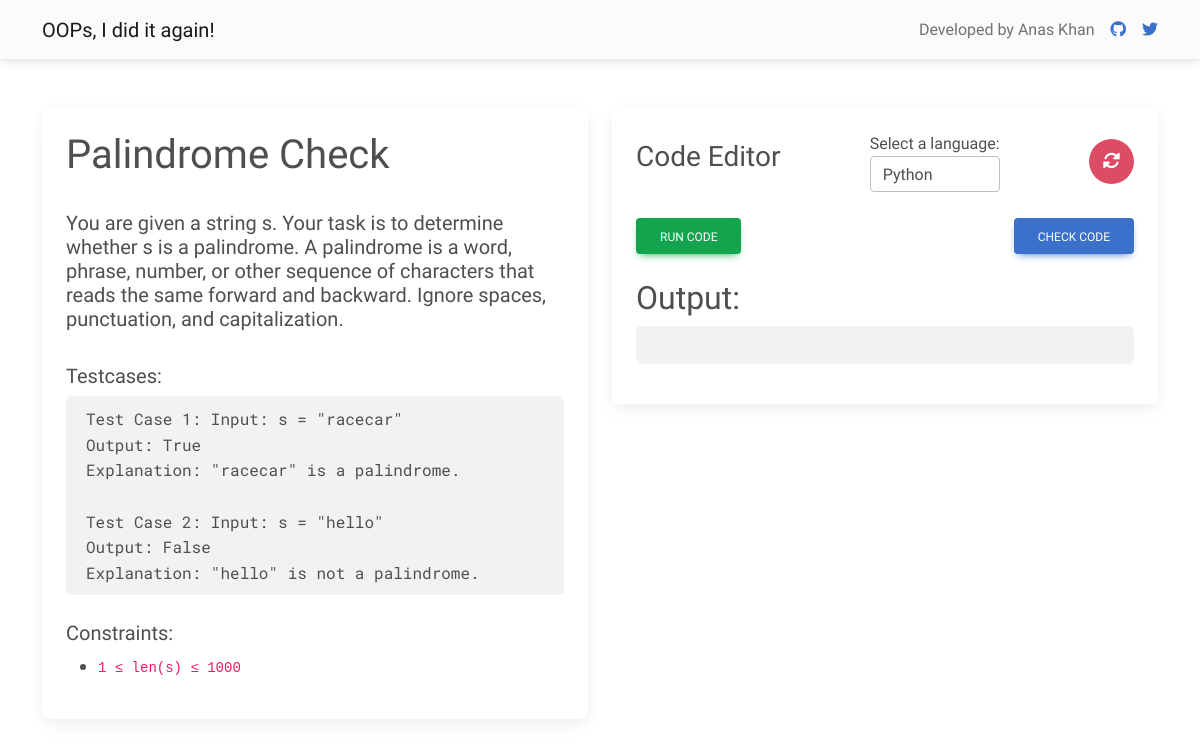
Page /problems/4 on the committed database.
### tables this page shows
CREATE TABLE problems (
        problem_id INTEGER PRIMARY KEY,
        problem_name TEXT,
        problem_description TEXT,
        test_cases TEXT,
        constraints TEXT,
        boiler_code_python TEXT,
        function_call_python TEXT,
        boiler_code_cpp TEXT,
        function_call_cpp TEXT,
        boiler_code_java TEXT,
        function_call_java TEXT,
        testing_code TEXT
    );

### app.py (the view)
@app.route('/problems/<problem_id>')
def problem_view(problem_id):
    problem_info = db.execute("SELECT * from problems WHERE problem_id = ?", problem_id)[0]
    return render_template('questions.html', problem_info=problem_info)

### app.py (called while the page is built)
@app.before_request
def log_request_info():
    ip_address = request.remote_addr
    user_agent = request.headers.get('User-Agent')
    http_method = request.method
    url = request.url
    db.execute("INSERT INTO request_logs (ip_address, user_agent, http_method, url) VALUES (? ,? ,? , ?)",
    ip_address, user_agent, http_method, url)

### templates/questions.html (shortened to what this page needs)
<!DOCTYPE html>
<html lang="en">
    <head>
        <link href="https://cdnjs.cloudflare.com/ajax/libs/font-awesome/6.0.0/css/all.min.css" rel="stylesheet">
        <link href="https://cdnjs.cloudflare.com/ajax/libs/mdb-ui-kit/6.4.2/mdb.min.css" rel="stylesheet">
        <link rel="stylesheet" href="https://cdnjs.cloudflare.com/ajax/libs/codemirror/5.61.0/codemirror.css">
        <link rel="stylesheet" href="https://cdnjs.cloudflare.com/ajax/libs/codemirror/6.65.7/theme/eclipse.min.css">
    </head>
    <body style="font-family: 'Gabarito', sans-serif;">
        <nav class="navbar navbar-expand-lg navbar-light bg-light">
            <div class="container d-flex justify-content-between">
                <a class="navbar-brand" href="/">OOPs, I did it again!</a>
                <div class="d-flex justify-content-center align-items-center">
                    <p class="navbar-text m-0 me-3">Developed by Anas Khan</p>
                    <a href="https://github.com/anxkhn" target="_blank" class="me-3">
                        <i class="fab fa-github"></i>
                    </a>
                    <a href="https://twitter.com/anxkhn" target="_blank">
                        <i class="fab fa-twitter"></i>
                    </a>
                </div>
            </div>
        </nav>
        <div class="container my-5">
            <div class="row">
                <div class="col-md-6">
                    <div class="card left-section-card">
                        <div class="card-body">
                            <h1 style="font-family: 'Gabarito', sans-serif;">{{ problem_info.problem_name }}</h1>
                            <h5 style="font-family: 'Gabarito', sans-serif; white-space: pre-line;">
                            {{ problem_info.problem_description|safe }} </h5>
                            <br>
                            <h5 style="font-family: 'Gabarito', sans-serif;">Testcases:</h5>
                            <div class="test-cases-box" style="padding: 10px 20px;">
                                <ul style="font-family: 'Roboto Mono', monospace; white-space: pre-line; margin: 0; padding: 0;">{{problem_info.test_cases}}</ul>
                            </div>
                            <br>
                            <h5 style="font-family: 'Gabarito', sans-serif;">Constraints:</h5>
                            <ul style="font-family: 'Roboto Mono', monospace;">
                                <li>
                                    <code>{{problem_info.constraints}}</code>
                                </li>
                            </ul>
                        </div>
                    </div>
                </div>
                <div class="col-md-6">
                    <div class="card rounded">
                        <div class="card-body">
                            <form method="post" action="/check">
                                <div class="d-flex justify-content-between align-items-center">
                                    <h3 style="font-family: 'Gabarito', sans-serif; display: inline-block;">Code Editor</h3>
                                    <div class="form-group">
                                        <label for="languageSelect">Select a language:</label>
                                        <select class="form-control" id="languageSelect">
                                            <option value="python" selected>Python</option>
                                        </select>
                                    </div>
                                    <button type="button" id="reset-code-button" class="btn btn-danger btn-floating btn-lg" data-mdb-toggle="modal" data-mdb-target="#resetCodeModal" style="box-shadow: none;">
                                    </button>
                                </div>
                                <br>
                                <div class="d-flex justify-content-between align-items-center">
                                    <button type="submit" id="run-code-button" class="btn btn-success">Run Code</button>
                                    <button type="button" class="btn btn-primary" id="check-code-button">Check Code</button>
                                </div>
                            </form>
                            <h2 class="mt-4" style="font-family: 'Gabarito', sans-serif; display: inline-block; line-height: 40px;">Output:</h2>
                            <pre id="output" class="test-cases-box p-2 terminal-text code-mirror" style="white-space: pre-wrap;"><br></pre>
                        </div>
                    </div>
                </div>
            </div>
        </div>
    </body>
</html>

### templates/questions.html (style rules this page uses)
.left-section-card { height: 100%; }
.test-cases-box { background-color: #f2f2f2; padding: 5px; border-radius: 5px; }
.code-mirror { font-family: 'Roboto Mono', monospace; }

### rows in the picture
problems: problem_name "Palindrome Check", problem_description "You are given a string s. Your task is to determine whether s is a palindrome. A palindrome is a word, phrase, number, or other sequence of characters that reads the same forward and backward. Ignore spaces, punctuation, and capitalization.", test_cases "Test Case 1: Input: s = \"racecar\" Output: True Explanation: \"racecar\" is a palindrome. Test Case 2: Input: s = \"hello\" Output: False Explanation: \"hello\" is not a palindrome.", constraints "1 ≤ len(s) ≤ 1000"
